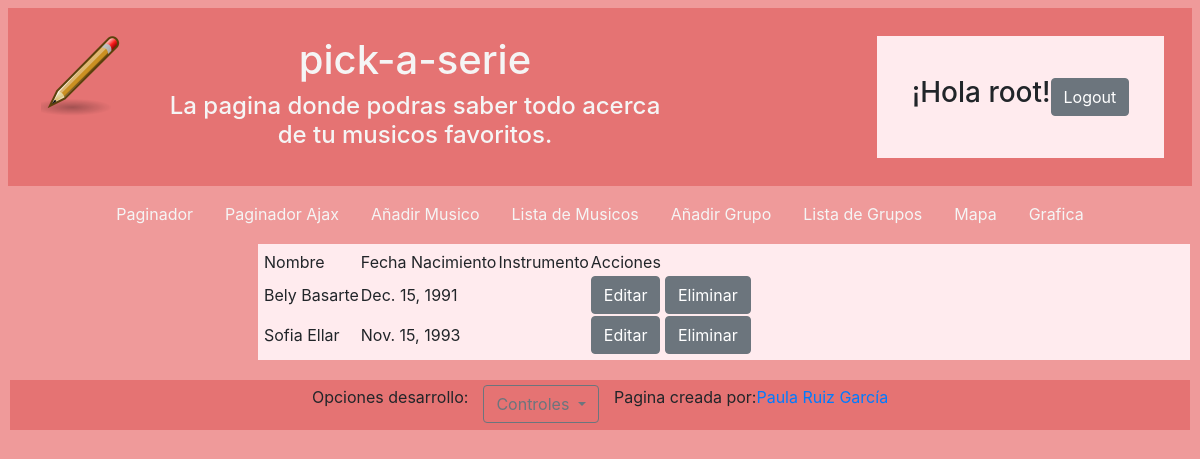
The app's page /p5/listarmusico (signed in), older data.
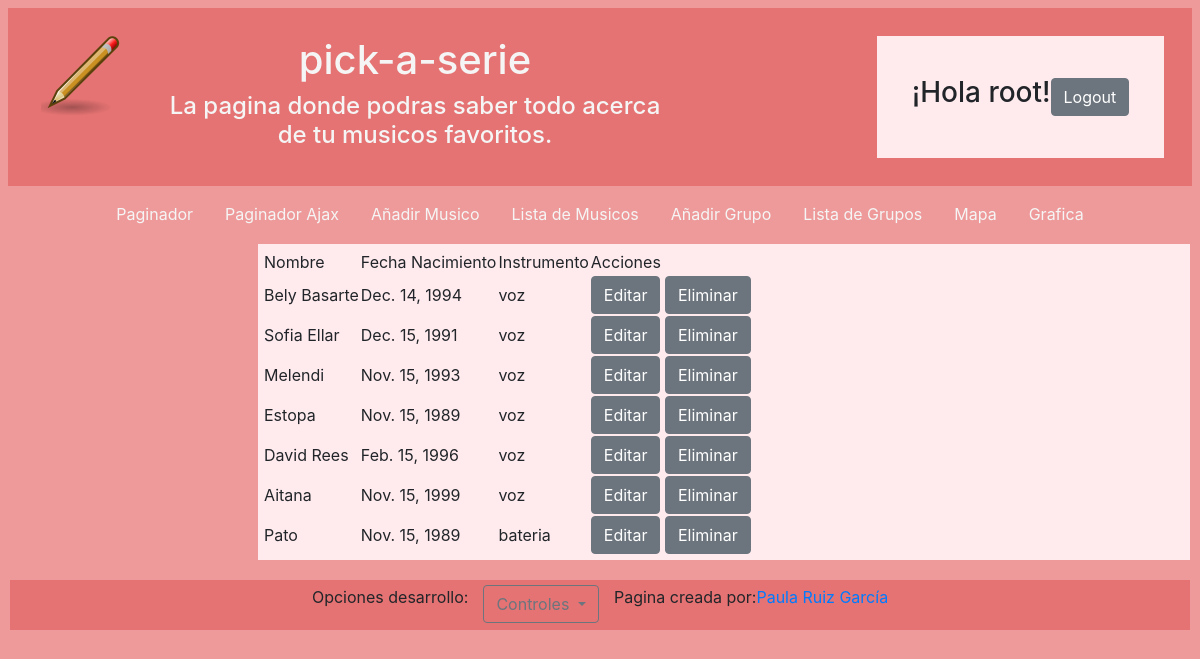
The same page, newer data.
### práctica_05/models.py (models this page shows, shortened)
class Musico(models.Model):
    voz = "voz"
    piano = "piano"
    bajo = "bajo"
    bateria = "bateria"
    guitarra = "guitarra"
    instrumentos = (
            (voz, "voz"),
            (piano, "piano"),
            (bajo, "bajo"),
            (bateria, "bateria"),
            (guitarra, "guitarra"),
        )
    nombre = models.CharField(max_length=20, blank=False)
    fec_nacimiento = models.DateField(blank=False)
    instrumento = models.CharField(
        default=voz,
        choices=instrumentos,
        max_length= 30,
        blank=False,
    )
    grupos = models.ManyToManyField('Grupo', blank=True)

### práctica_05/views.py (the view)
def ListMusico(request):
	if request.user.is_authenticated:
		musico = Musico.objects.all()
		contexto = {'musicos':musico, 'username':request.user.username}
		return render(request, 'listar_musicos.html', contexto)
	return render(request, 'base.html')

### templates/listar_musicos.html
{% extends "base.html" %}
{% block main %}
<table>
    <thead>
        <tr>
            <td>Nombre</td>
            <td>Fecha Nacimiento</td>
            <td>Instrumento</td>
            <td>Acciones</td>
        </tr>
    </thead>
    <tbody>
        {% if musicos %}
        {% for musico in musicos %}
        <tr>
            <td>{{ musico.nombre }}</td>
            <td>{{ musico.fec_nacimiento }}</td>
            <td>{{ musico.instrumento }}</td>
            <td class="justify-content-center">
                <a href="{% url 'editar_musico' musico.id%}" class="btn btn-secondary">Editar</a>
                <a href="{% url 'borrar_musico' musico.id%}" class="btn btn-secondary">Eliminar</a></td>
        </tr>
        {% endfor %}
        {% else %}
        <h1>No hay registros</h1>
        {% endif %}
    </tbody>
</table>
{% endblock %}

### templates/base.html (shortened to what this page needs)
<!DOCTYPE html>
<html lang="en">
<head>
    {% load static %}
    <link href="/static/css/estilo.css" rel="stylesheet"/>
    <link rel="stylesheet" href="https://stackpath.bootstrapcdn.com/bootstrap/4.3.1/css/bootstrap.min.css">
</head>
<body class="bg-primario-body">
    <header class="row justify-content-between m-2 bg-primario-header">
        <div class="col-sm-7">
            <div id="title" class="d-flex m-2">
                    <img id='logo' class="align-self-stretch" src="/static/imagenes/logo.png"/>
                    <div class='titulos'>
                        <h1>pick-a-serie</h1>
                        <h4>La pagina donde podras saber todo acerca de tu musicos favoritos.</h4>
                    </div>
            </div>
        </div>
        <div id="login" class="col-sm-3 m-3 d-flex align-items-center justify-content-center">
            {% if username %}
                <h3>¡Hola {{username}}!</h3>
                <form action="{% url 'account_logout' %}" method="post">
                    <input type="submit" class="btn btn-secondary" value="Logout" name="Logout"/>
                </form>
            {% else %}
                <div class="mr-md-3 ">
                    <a href="{% url 'account_login' %}" class="btn btn-secondary">Sign In</a></li>
                    <a href="{% url 'account_signup' %}" class="btn btn-secondary">Sign Up</a></li>
                </div>
            {% endif %}
        </div>
    </header>
    <nav class="nav justify-content-center bg-primario-nav ">
        <a class="nav-link" href="{% url 'query' 1%}"> Paginador </a>
        <a class="nav-link" href="{% url 'ajax' %}"> Paginador Ajax </a>
        {% if username %}
            <a class="nav-link" href="{% url 'crear_musico' %}"> Añadir Musico </a>
            <a class="nav-link" href="{% url 'listar_musico' %}"> Lista de Musicos </a>
            <a class="nav-link" href="{% url 'crear_grupo' %}"> Añadir Grupo </a>
            <a class="nav-link" href="{% url 'listar_grupo' %}"> Lista de Grupos </a>
            <a class="nav-link" href="{% url 'mapas' %}"> Mapa </a>
            <a class="nav-link" href="{% url 'graficas' %}"> Grafica </a>
        {% endif %}
    </nav>
    <div id="principal" class="d-flex justify-content-between">
        <aside class="bg-primario-aside">
        </aside>
        <main class="bg-primario-main">
            {% block main %}{% endblock %}
        </main>
    </div>
    <footer class="d-flex justify-content-center m-2 bg-primario-footer">
<label for="">Opciones desarrollo:</label>
      <div id="main">
        <div class="dropdown container">
                        <button class="btn btn-outline-secondary dropdown-toggle" type="button" id="dropdownMenuButton" data-toggle="dropdown" aria-haspopup="true" aria-expanded="false">
                            Controles
                        </button>
                    </div>
      </div>
        <p>Pagina creada por: </p>
        <a href="https://github.com/aluruiz">Paula Ruiz García</a>
    </footer>
</body>
</html>

### static/css/estilo.css (style rules this page uses)
.bg-primario-body { background-color: #EF9A9A; }
.bg-primario-header { padding: 10px; background-color:#E57373; text-align: center; }
.bg-primario-header #title { display: flex; color: whitesmoke; }
.bg-primario-header #title #logo { height: 100px; width: auto; }
.bg-primario-header #title .titulos { padding: 10px; margin-left: 15px; }
header #login { border: 2px solid; border-color: #E57373; padding: 10px; background-color:#FFEBEE; }
.bg-primario-nav { background-color:#EF9A9A; }
nav a { color: whitesmoke; }
.bg-primario-aside { background-color: #EF9A9A; padding: 5px; flex: 13%; }
.bg-primario-main { padding: 5px; margin: 10px; flex: 70%; background-color: #FFEBEE; }
.bg-primario-footer { padding: 5px; margin: 10px; background-color: #E57373; border: 2px solid; border-color: #EF9A9A; display: flex; justify-content: center; }

Row changes from the older to the newer data that the page shows:
removed Musico: nombre "Bely Basarte", fec_nacimiento "Dec. 15, 1991"
removed Musico: nombre "Sofia Ellar", fec_nacimiento "Nov. 15, 1993"
added Musico: nombre "Bely Basarte", fec_nacimiento "Dec. 14, 1994", instrumento "voz"
added Musico: nombre "Sofia Ellar", fec_nacimiento "Dec. 15, 1991", instrumento "voz"
added Musico: nombre "Melendi", fec_nacimiento "Nov. 15, 1993", instrumento "voz"
added Musico: nombre "Estopa", fec_nacimiento "Nov. 15, 1989", instrumento "voz"
added Musico: nombre "David Rees", fec_nacimiento "Feb. 15, 1996", instrumento "voz"
added Musico: nombre "Aitana", fec_nacimiento "Nov. 15, 1999", instrumento "voz"
added Musico: nombre "Pato", fec_nacimiento "Nov. 15, 1989", instrumento "bateria"
